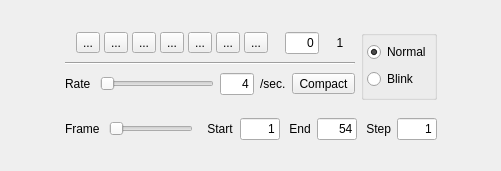
<ui version="4.0" >
 <author></author>
 <comment></comment>
 <exportmacro></exportmacro>
 <class>QtAnimatorGui</class>
 <widget class="QWidget" name="QtAnimatorGui" >
  <property name="geometry" >
   <rect>
    <x>0</x>
    <y>0</y>
    <width>501</width>
    <height>171</height>
   </rect>
  </property>
  <property name="sizePolicy" >
   <sizepolicy>
    <hsizetype>1</hsizetype>
    <vsizetype>0</vsizetype>
    <horstretch>0</horstretch>
    <verstretch>0</verstretch>
   </sizepolicy>
  </property>
  <property name="windowTitle" >
   <string>Form</string>
  </property>
  <layout class="QHBoxLayout" >
   <property name="margin" >
    <number>0</number>
   </property>
   <property name="spacing" >
    <number>0</number>
   </property>
   <item>
    <spacer>
     <property name="orientation" >
      <enum>Qt::Horizontal</enum>
     </property>
     <property name="sizeHint" >
      <size>
       <width>0</width>
       <height>16</height>
      </size>
     </property>
    </spacer>
   </item>
   <item>
    <widget class="QFrame" name="animFrame_" >
     <property name="sizePolicy" >
      <sizepolicy>
       <hsizetype>0</hsizetype>
       <vsizetype>0</vsizetype>
       <horstretch>0</horstretch>
       <verstretch>0</verstretch>
      </sizepolicy>
     </property>
     <property name="frameShape" >
      <enum>QFrame::NoFrame</enum>
     </property>
     <property name="frameShadow" >
      <enum>QFrame::Plain</enum>
     </property>
     <layout class="QVBoxLayout" >
      <property name="margin" >
       <number>0</number>
      </property>
      <property name="spacing" >
       <number>0</number>
      </property>
      <item>
       <widget class="QFrame" name="animTopFrame_" >
        <property name="sizePolicy" >
         <sizepolicy>
          <hsizetype>1</hsizetype>
          <vsizetype>0</vsizetype>
          <horstretch>0</horstretch>
          <verstretch>0</verstretch>
         </sizepolicy>
        </property>
        <property name="minimumSize" >
         <size>
          <width>0</width>
          <height>70</height>
         </size>
        </property>
        <property name="frameShape" >
         <enum>QFrame::NoFrame</enum>
        </property>
        <property name="frameShadow" >
         <enum>QFrame::Plain</enum>
        </property>
        <property name="lineWidth" >
         <number>0</number>
        </property>
        <layout class="QHBoxLayout" >
         <property name="margin" >
          <number>9</number>
         </property>
         <property name="spacing" >
          <number>6</number>
         </property>
         <item>
          <layout class="QVBoxLayout" >
           <property name="margin" >
            <number>0</number>
           </property>
           <property name="spacing" >
            <number>6</number>
           </property>
           <item>
            <layout class="QHBoxLayout" >
             <property name="margin" >
              <number>0</number>
             </property>
             <property name="spacing" >
              <number>6</number>
             </property>
             <item>
              <layout class="QHBoxLayout" >
               <property name="margin" >
                <number>0</number>
               </property>
               <property name="spacing" >
                <number>4</number>
               </property>
               <item>
                <spacer>
                 <property name="orientation" >
                  <enum>Qt::Horizontal</enum>
                 </property>
                 <property name="sizeHint" >
                  <size>
                   <width>0</width>
                   <height>0</height>
                  </size>
                 </property>
                </spacer>
               </item>
               <item>
                <widget class="QToolButton" name="toStartTB_" >
                 <property name="text" >
                  <string>...</string>
                 </property>
                 <property name="icon" >
                  <iconset resource="QtViewer.qrc" >:/icons/Anim0_ToStart.png</iconset>
                 </property>
                 <property name="iconSize" >
                  <size>
                   <width>22</width>
                   <height>22</height>
                  </size>
                 </property>
                </widget>
               </item>
               <item>
                <widget class="QToolButton" name="revStepTB_" >
                 <property name="text" >
                  <string>...</string>
                 </property>
                 <property name="icon" >
                  <iconset resource="QtViewer.qrc" >:/icons/Anim1_RevStep.png</iconset>
                 </property>
                 <property name="iconSize" >
                  <size>
                   <width>22</width>
                   <height>22</height>
                  </size>
                 </property>
                </widget>
               </item>
               <item>
                <widget class="QToolButton" name="revTB_" >
                 <property name="text" >
                  <string>...</string>
                 </property>
                 <property name="icon" >
                  <iconset resource="QtViewer.qrc" >:/icons/Anim2_Rev.png</iconset>
                 </property>
                 <property name="iconSize" >
                  <size>
                   <width>22</width>
                   <height>22</height>
                  </size>
                 </property>
                </widget>
               </item>
               <item>
                <widget class="QToolButton" name="stopTB_" >
                 <property name="text" >
                  <string>...</string>
                 </property>
                 <property name="icon" >
                  <iconset resource="QtViewer.qrc" >:/icons/Anim3_Stop.png</iconset>
                 </property>
                 <property name="iconSize" >
                  <size>
                   <width>30</width>
                   <height>22</height>
                  </size>
                 </property>
                </widget>
               </item>
               <item>
                <widget class="QToolButton" name="playTB_" >
                 <property name="text" >
                  <string>...</string>
                 </property>
                 <property name="icon" >
                  <iconset resource="QtViewer.qrc" >:/icons/Anim4_Play.png</iconset>
                 </property>
                 <property name="iconSize" >
                  <size>
                   <width>22</width>
                   <height>22</height>
                  </size>
                 </property>
                </widget>
               </item>
               <item>
                <widget class="QToolButton" name="fwdStep_" >
                 <property name="text" >
                  <string>...</string>
                 </property>
                 <property name="icon" >
                  <iconset resource="QtViewer.qrc" >:/icons/Anim5_FwdStep.png</iconset>
                 </property>
                 <property name="iconSize" >
                  <size>
                   <width>22</width>
                   <height>22</height>
                  </size>
                 </property>
                </widget>
               </item>
               <item>
                <widget class="QToolButton" name="toEndTB_" >
                 <property name="text" >
                  <string>...</string>
                 </property>
                 <property name="icon" >
                  <iconset resource="QtViewer.qrc" >:/icons/Anim6_ToEnd.png</iconset>
                 </property>
                 <property name="iconSize" >
                  <size>
                   <width>22</width>
                   <height>22</height>
                  </size>
                 </property>
                </widget>
               </item>
               <item>
                <spacer>
                 <property name="orientation" >
                  <enum>Qt::Horizontal</enum>
                 </property>
                 <property name="sizeHint" >
                  <size>
                   <width>0</width>
                   <height>0</height>
                  </size>
                 </property>
                </spacer>
               </item>
              </layout>
             </item>
             <item>
              <widget class="QLineEdit" name="frameEdit_" >
               <property name="sizePolicy" >
                <sizepolicy>
                 <hsizetype>0</hsizetype>
                 <vsizetype>0</vsizetype>
                 <horstretch>0</horstretch>
                 <verstretch>0</verstretch>
                </sizepolicy>
               </property>
               <property name="minimumSize" >
                <size>
                 <width>0</width>
                 <height>0</height>
                </size>
               </property>
               <property name="maximumSize" >
                <size>
                 <width>34</width>
                 <height>24</height>
                </size>
               </property>
               <property name="text" >
                <string>0</string>
               </property>
               <property name="alignment" >
                <set>Qt::AlignRight</set>
               </property>
              </widget>
             </item>
             <item>
              <widget class="QLabel" name="nFrmsLbl_" >
               <property name="sizePolicy" >
                <sizepolicy>
                 <hsizetype>5</hsizetype>
                 <vsizetype>0</vsizetype>
                 <horstretch>0</horstretch>
                 <verstretch>0</verstretch>
                </sizepolicy>
               </property>
               <property name="minimumSize" >
                <size>
                 <width>30</width>
                 <height>0</height>
                </size>
               </property>
               <property name="text" >
                <string>1</string>
               </property>
               <property name="alignment" >
                <set>Qt::AlignCenter</set>
               </property>
              </widget>
             </item>
            </layout>
           </item>
           <item>
            <widget class="Line" name="line_" >
             <property name="orientation" >
              <enum>Qt::Horizontal</enum>
             </property>
            </widget>
           </item>
           <item>
            <layout class="QHBoxLayout" >
             <property name="margin" >
              <number>0</number>
             </property>
             <property name="spacing" >
              <number>6</number>
             </property>
             <item>
              <widget class="QLabel" name="rateLbl_" >
               <property name="sizePolicy" >
                <sizepolicy>
                 <hsizetype>5</hsizetype>
                 <vsizetype>0</vsizetype>
                 <horstretch>0</horstretch>
                 <verstretch>0</verstretch>
                </sizepolicy>
               </property>
               <property name="text" >
                <string>Rate </string>
               </property>
              </widget>
             </item>
             <item>
              <widget class="QSlider" name="rateSlider_" >
               <property name="sizePolicy" >
                <sizepolicy>
                 <hsizetype>1</hsizetype>
                 <vsizetype>0</vsizetype>
                 <horstretch>1</horstretch>
                 <verstretch>0</verstretch>
                </sizepolicy>
               </property>
               <property name="minimumSize" >
                <size>
                 <width>30</width>
                 <height>0</height>
                </size>
               </property>
               <property name="minimum" >
                <number>1</number>
               </property>
               <property name="maximum" >
                <number>100</number>
               </property>
               <property name="pageStep" >
                <number>1</number>
               </property>
               <property name="value" >
                <number>1</number>
               </property>
               <property name="sliderPosition" >
                <number>1</number>
               </property>
               <property name="orientation" >
                <enum>Qt::Horizontal</enum>
               </property>
              </widget>
             </item>
             <item>
              <widget class="QLineEdit" name="rateEdit_" >
               <property name="sizePolicy" >
                <sizepolicy>
                 <hsizetype>0</hsizetype>
                 <vsizetype>0</vsizetype>
                 <horstretch>0</horstretch>
                 <verstretch>0</verstretch>
                </sizepolicy>
               </property>
               <property name="maximumSize" >
                <size>
                 <width>34</width>
                 <height>24</height>
                </size>
               </property>
               <property name="text" >
                <string>4</string>
               </property>
               <property name="alignment" >
                <set>Qt::AlignRight</set>
               </property>
              </widget>
             </item>
             <item>
              <widget class="QLabel" name="perSecLbl_" >
               <property name="sizePolicy" >
                <sizepolicy>
                 <hsizetype>0</hsizetype>
                 <vsizetype>0</vsizetype>
                 <horstretch>0</horstretch>
                 <verstretch>0</verstretch>
                </sizepolicy>
               </property>
               <property name="text" >
                <string>/sec.</string>
               </property>
              </widget>
             </item>
             <item>
              <widget class="QToolButton" name="animAuxButton_" >
               <property name="text" >
                <string>Compact</string>
               </property>
               <property name="checkable" >
                <bool>false</bool>
               </property>
               <property name="checked" >
                <bool>false</bool>
               </property>
              </widget>
             </item>
            </layout>
           </item>
          </layout>
         </item>
         <item>
          <widget class="QGroupBox" name="modeGB_" >
           <property name="sizePolicy" >
            <sizepolicy>
             <hsizetype>0</hsizetype>
             <vsizetype>0</vsizetype>
             <horstretch>0</horstretch>
             <verstretch>0</verstretch>
            </sizepolicy>
           </property>
           <property name="minimumSize" >
            <size>
             <width>16</width>
             <height>70</height>
            </size>
           </property>
           <property name="title" >
            <string/>
           </property>
           <property name="flat" >
            <bool>false</bool>
           </property>
           <layout class="QVBoxLayout" >
            <property name="margin" >
             <number>3</number>
            </property>
            <property name="spacing" >
             <number>4</number>
            </property>
            <item>
             <widget class="QRadioButton" name="normalRB_" >
              <property name="sizePolicy" >
               <sizepolicy>
                <hsizetype>0</hsizetype>
                <vsizetype>0</vsizetype>
                <horstretch>0</horstretch>
                <verstretch>0</verstretch>
               </sizepolicy>
              </property>
              <property name="text" >
               <string>Normal</string>
              </property>
              <property name="checked" >
               <bool>true</bool>
              </property>
             </widget>
            </item>
            <item>
             <widget class="QRadioButton" name="blinkRB_" >
              <property name="sizePolicy" >
               <sizepolicy>
                <hsizetype>0</hsizetype>
                <vsizetype>0</vsizetype>
                <horstretch>0</horstretch>
                <verstretch>0</verstretch>
               </sizepolicy>
              </property>
              <property name="text" >
               <string>Blink</string>
              </property>
              <property name="checked" >
               <bool>false</bool>
              </property>
             </widget>
            </item>
           </layout>
          </widget>
         </item>
        </layout>
       </widget>
      </item>
      <item>
       <widget class="QFrame" name="animAuxFrame_" >
        <property name="sizePolicy" >
         <sizepolicy>
          <hsizetype>1</hsizetype>
          <vsizetype>0</vsizetype>
          <horstretch>0</horstretch>
          <verstretch>0</verstretch>
         </sizepolicy>
        </property>
        <property name="frameShape" >
         <enum>QFrame::NoFrame</enum>
        </property>
        <property name="frameShadow" >
         <enum>QFrame::Plain</enum>
        </property>
        <property name="lineWidth" >
         <number>0</number>
        </property>
        <layout class="QHBoxLayout" >
         <property name="margin" >
          <number>9</number>
         </property>
         <property name="spacing" >
          <number>6</number>
         </property>
         <item>
          <widget class="QLabel" name="curFrmLbl_" >
           <property name="sizePolicy" >
            <sizepolicy>
             <hsizetype>5</hsizetype>
             <vsizetype>0</vsizetype>
             <horstretch>0</horstretch>
             <verstretch>0</verstretch>
            </sizepolicy>
           </property>
           <property name="text" >
            <string>Frame </string>
           </property>
          </widget>
         </item>
         <item>
          <widget class="QSlider" name="frameSlider_" >
           <property name="sizePolicy" >
            <sizepolicy>
             <hsizetype>7</hsizetype>
             <vsizetype>0</vsizetype>
             <horstretch>0</horstretch>
             <verstretch>0</verstretch>
            </sizepolicy>
           </property>
           <property name="maximumSize" >
            <size>
             <width>300</width>
             <height>16777215</height>
            </size>
           </property>
           <property name="minimum" >
            <number>1</number>
           </property>
           <property name="pageStep" >
            <number>1</number>
           </property>
           <property name="orientation" >
            <enum>Qt::Horizontal</enum>
           </property>
          </widget>
         </item>
         <item>
          <spacer>
           <property name="orientation" >
            <enum>Qt::Horizontal</enum>
           </property>
           <property name="sizeType" >
            <enum>QSizePolicy::Preferred</enum>
           </property>
           <property name="sizeHint" >
            <size>
             <width>5</width>
             <height>16</height>
            </size>
           </property>
          </spacer>
         </item>
         <item>
          <widget class="QLabel" name="stFrmLbl_" >
           <property name="sizePolicy" >
            <sizepolicy>
             <hsizetype>5</hsizetype>
             <vsizetype>0</vsizetype>
             <horstretch>0</horstretch>
             <verstretch>0</verstretch>
            </sizepolicy>
           </property>
           <property name="text" >
            <string> Start</string>
           </property>
          </widget>
         </item>
         <item>
          <widget class="QLineEdit" name="stFrmEdit_" >
           <property name="sizePolicy" >
            <sizepolicy>
             <hsizetype>4</hsizetype>
             <vsizetype>0</vsizetype>
             <horstretch>0</horstretch>
             <verstretch>0</verstretch>
            </sizepolicy>
           </property>
           <property name="minimumSize" >
            <size>
             <width>40</width>
             <height>0</height>
            </size>
           </property>
           <property name="maximumSize" >
            <size>
             <width>34</width>
             <height>24</height>
            </size>
           </property>
           <property name="text" >
            <string>1</string>
           </property>
           <property name="alignment" >
            <set>Qt::AlignRight</set>
           </property>
          </widget>
         </item>
         <item>
          <widget class="QLabel" name="lstFrmLbl_" >
           <property name="sizePolicy" >
            <sizepolicy>
             <hsizetype>5</hsizetype>
             <vsizetype>0</vsizetype>
             <horstretch>0</horstretch>
             <verstretch>0</verstretch>
            </sizepolicy>
           </property>
           <property name="text" >
            <string> End</string>
           </property>
          </widget>
         </item>
         <item>
          <widget class="QLineEdit" name="lstFrmEdit_" >
           <property name="sizePolicy" >
            <sizepolicy>
             <hsizetype>4</hsizetype>
             <vsizetype>0</vsizetype>
             <horstretch>0</horstretch>
             <verstretch>0</verstretch>
            </sizepolicy>
           </property>
           <property name="minimumSize" >
            <size>
             <width>40</width>
             <height>0</height>
            </size>
           </property>
           <property name="maximumSize" >
            <size>
             <width>34</width>
             <height>24</height>
            </size>
           </property>
           <property name="text" >
            <string>54</string>
           </property>
           <property name="alignment" >
            <set>Qt::AlignRight</set>
           </property>
          </widget>
         </item>
         <item>
          <widget class="QLabel" name="stepLbl_" >
           <property name="sizePolicy" >
            <sizepolicy>
             <hsizetype>5</hsizetype>
             <vsizetype>0</vsizetype>
             <horstretch>0</horstretch>
             <verstretch>0</verstretch>
            </sizepolicy>
           </property>
           <property name="text" >
            <string> Step</string>
           </property>
          </widget>
         </item>
         <item>
          <widget class="QLineEdit" name="stepEdit_" >
           <property name="sizePolicy" >
            <sizepolicy>
             <hsizetype>4</hsizetype>
             <vsizetype>0</vsizetype>
             <horstretch>0</horstretch>
             <verstretch>0</verstretch>
            </sizepolicy>
           </property>
           <property name="minimumSize" >
            <size>
             <width>40</width>
             <height>0</height>
            </size>
           </property>
           <property name="maximumSize" >
            <size>
             <width>34</width>
             <height>24</height>
            </size>
           </property>
           <property name="text" >
            <string>1</string>
           </property>
           <property name="alignment" >
            <set>Qt::AlignRight</set>
           </property>
          </widget>
         </item>
        </layout>
       </widget>
      </item>
     </layout>
    </widget>
   </item>
   <item>
    <spacer>
     <property name="orientation" >
      <enum>Qt::Horizontal</enum>
     </property>
     <property name="sizeHint" >
      <size>
       <width>0</width>
       <height>16</height>
      </size>
     </property>
    </spacer>
   </item>
  </layout>
 </widget>
 <pixmapfunction></pixmapfunction>
 <resources>
  <include location="QtViewer.qrc" />
 </resources>
 <connections/>
</ui>
